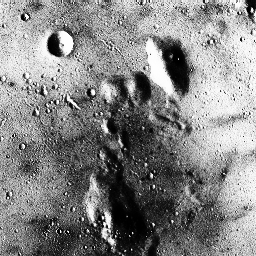
#> input picture MP3/histeq_moon.bmp, 256 x 256 px
$ python quad_lighting.py
#> lines starting #> are read from the running program, lines starting #| are printed output that depends on the picture
import numpy as np
import cv2
import matplotlib.pyplot as plt
from matplotlib import cm
from mpl_toolkits.mplot3d import Axes3D

img = cv2.imread('histeq_moon.bmp', 0)
#> img is the input picture: shape (256, 256); min 0, max 255, mean 133.2
rows = img.shape[0]  #no. of rows in input image
#> rows = 256
cols = img.shape[1]  #no. of columns in input image
#> cols = 256
out = np.array([[0]*cols]*rows)  #initialize array to store LR image

#REGRESSION FOR QUADRATIC FIT:
x = []
y = []
for r in xrange(rows):
        for c in xrange(cols):
            x.append([1, r, c, r*r, c*c, r*c])
            y.append(img[r][c])
#> after the loop, x = 65536 items; y = 65536 items

X = np.asarray(x)
X = X.T
y = np.asarray(y)
y.shape = (np.size(y), 1)

A = X.dot(X.T)
#> A = [[65536, 8355840, 8355840, 1423278080, 1423278080, 1065369600], [8355840, 1423278080, 1065369600, 272734617600, 181467955200, 181467955200], [8355840, 1065369600, 1423278080, 181467955200, 272734617600, 181467955200], [1423278080, 272734617600, 181467955200, 55746671181824, 30910041702400, 34773663744000], [1423278080, 181467955200, 272734617600, 30910041702400, 55746671181824, 34773663744000], [1065369600, 181467955200, 181467955200, 34773663744000, 34773663744000, 30910041702400]]
B = X.dot(y)
#> B = [8727259, 970275900, 1167908368, 152217599266, 214467363150, 132184146237]

w = (np.linalg.pinv(A)).dot(B)
#> w = [244.4, -0.33, -1.71, -0.000634, 0.00695, 0.000736]

ynew = (X.T).dot(w)

#CREATE QUADRATIC SURFACE-FIT IMAGE:
ind = 0  #y index counter
for r in xrange(rows):
    for c in xrange(cols):
        out[r][c] = ynew[ind][0]
        ind += 1
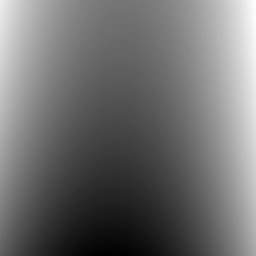
#> out: shape (256, 256) int64; min 35, max 259, mean 132.7; drawn with min black and max white
#> after the loop, ind = 65536

#CREATE MEAN OF SURFACE-FIT IMAGE:
out_mean = np.mean(out)
#> out_mean = 132.7
out_mean_img = np.array([[out_mean]*cols]*rows)
#> out_mean_img: shape (256, 256) float64; every value is 132.7

#CREATE LIGHTING CORRECTED IMAGE:
lc_img = (img - out) + out_mean_img
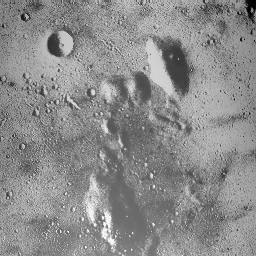
#> lc_img: shape (256, 256) float64; min -120.3, max 340.7, mean 133.2; drawn with min black and max white

cv2.imwrite('lc_qd_histeq_moon.bmp', lc_img)
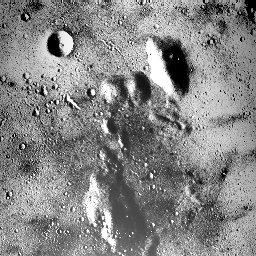
#> saved as lc_qd_histeq_moon.bmp: shape (256, 256); min 0, max 255, mean 133.6


# [17 lines of commented-out code are left out]

$ run again, with MP3/histeq_xray.jpg saved as MP3/histeq_moon.bmp
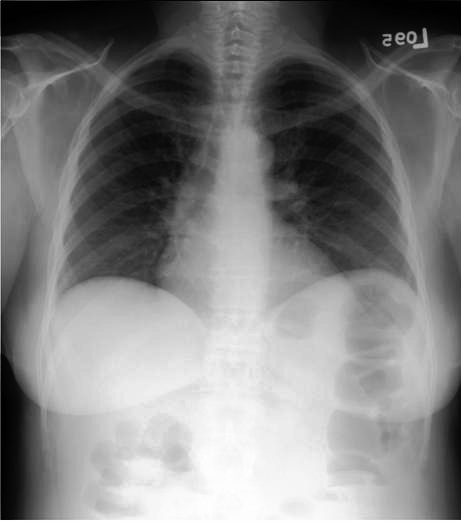
#> input picture MP3/histeq_xray.jpg, 461 x 522 px
#> img is the input picture: shape (522, 461); min 0, max 255, mean 127.7
#> after the loop `for r in xrange(rows):`: x = 240642 items
#> A = [[240642, 62687241, 55347660, 21794264121, 16991731620, 14418065430], [62687241, 21794264121, 14418065430, 8524273718421, 4426346087010, 5012680747830], [55347660, 14418065430, 16991731620, 5012680747830, 5868512389800, 4426346087010], [21794264121, 8524273718421, 5012680747830, 3556322636472417, 1538892989583810, 1960582955236830], [16991731620, 4426346087010, 5868512389800, 1538892989583810, 2161956566055996, 1528747477542900], [14418065430, 5012680747830, 4426346087010, 1960582955236830, 1528747477542900, 1538892989583810]]
#> B = [30730420, 9902194300, 7098221946, 3743860253570, 2108821606092, 2300633555141]
#> w = [-11.16, 0.456, 0.537, -0.000278, -0.00124, 0.000158]
#> after the loop `for r in xrange(rows):`:
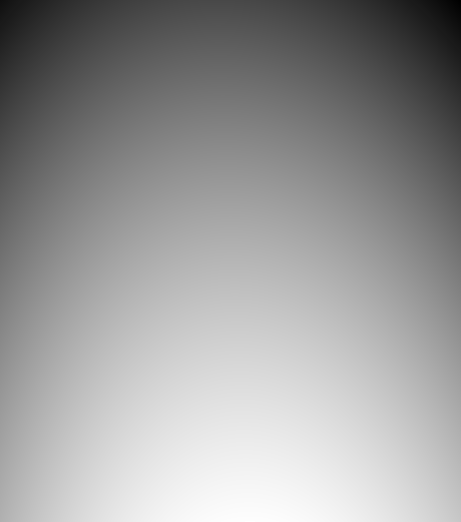
#> out: shape (522, 461) int64; min -26, max 228, mean 127.2; drawn with min black and max white
#> after the loop `for r in xrange(rows):`: ind = 240642
#> out_mean = 127.2
#> out_mean_img: shape (522, 461) float64; every value is 127.2
#> `lc_img = (img - out) + out_mean_img`:
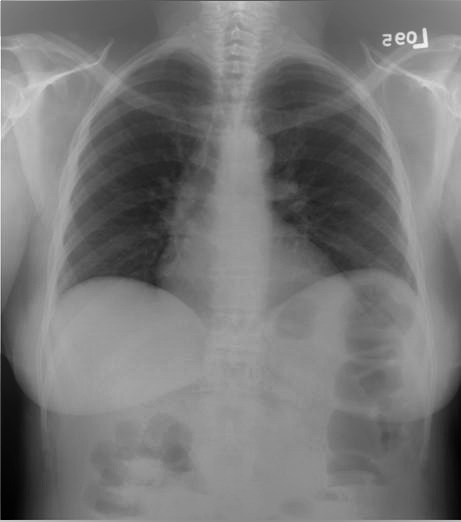
#> lc_img: shape (522, 461) float64; min -21.79, max 297.2, mean 127.7; drawn with min black and max white
